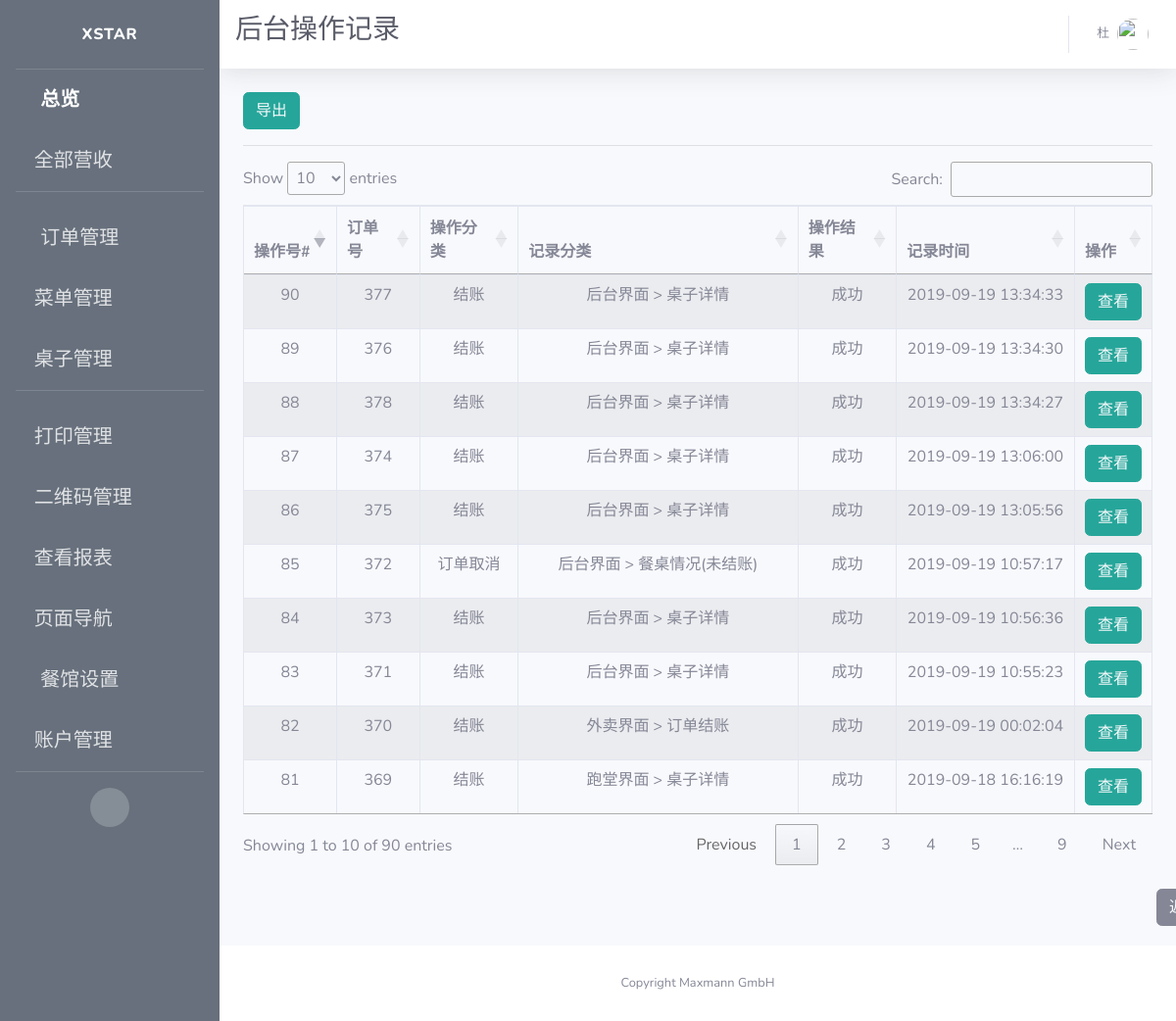
Before: /view/logs (signed in) with the older database file.
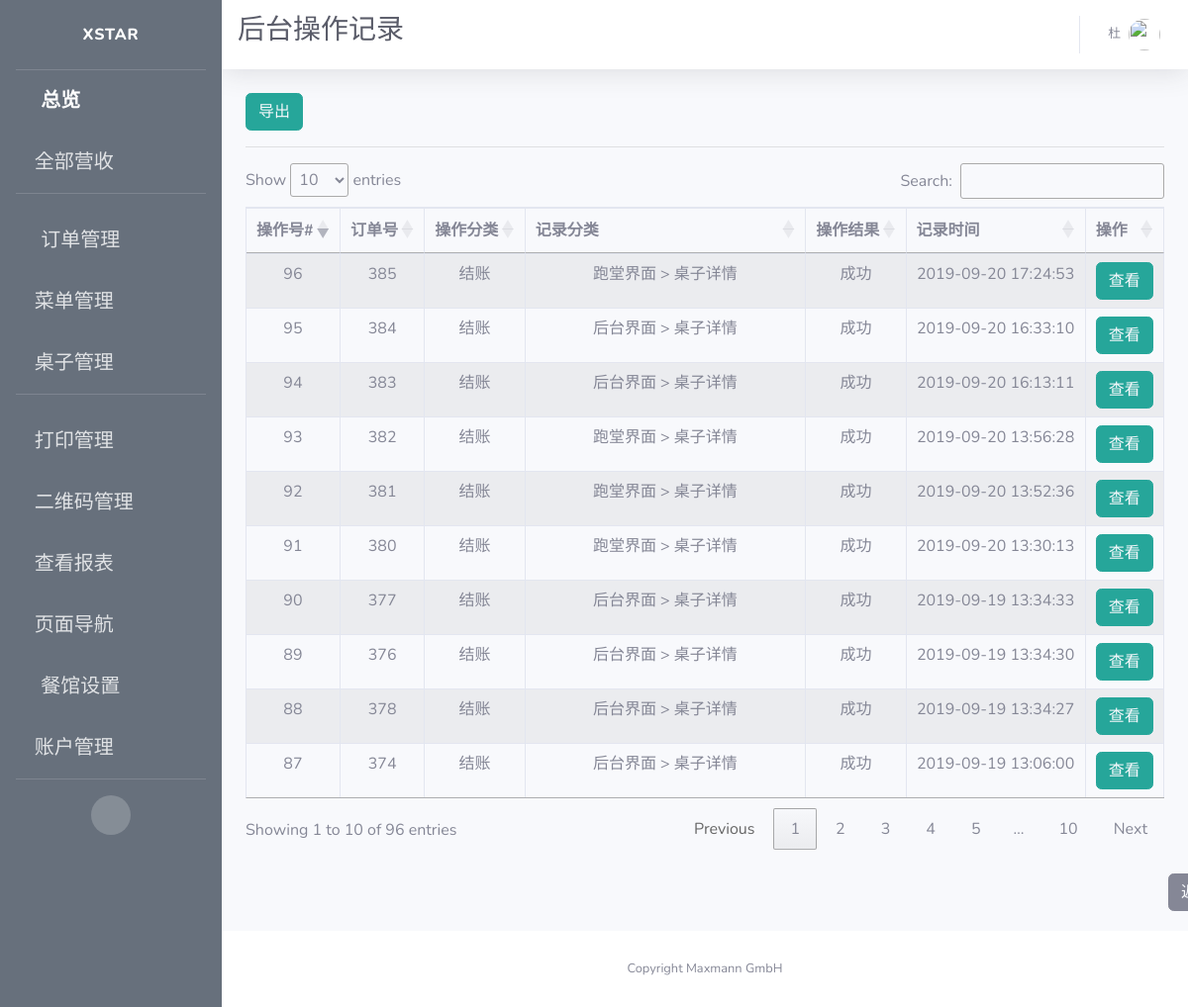
After: the same page with the newer database file.
### app/models.py (models this page shows)
class Log(db.Model):
    id = db.Column(db.Integer, primary_key=True, unique=True, index=True)
    order_id = db.Column(db.Integer)
    operation = db.Column(db.String(100))
    page = db.Column(db.String(100))
    desc = db.Column(db.String(2000))
    status = db.Column(db.String(500))
    time = db.Column(db.String(500))

### app/routes.py (the view)
@app.route('/view/logs')
@login_required
def view_logs():
    logs = Log.query.all()
    context = dict(referrer=request.headers.get('Referer'),
                   title=u"后台操作记录",
                   company_name=company_info.get('company_name'),
                   logs=logs)
    return render_template('view_logs.html', **context)

### app/models.py (called while the page is built)
@login.user_loader
def load_user(id):
    return User.query.get(int(id))

### app/templates/view_logs.html (shortened to what this page needs)
{% extends 'base.html' %}
{% block css %}
<link rel="stylesheet" type="text/css" href="https://cdn.datatables.net/1.10.19/css/jquery.dataTables.css">
<link rel="stylesheet" type="text/css" href="https://cdnjs.cloudflare.com/ajax/libs/twitter-bootstrap/4.1.3/css/bootstrap.css">
<link rel="stylesheet" type="text/css" href="https://cdn.datatables.net/1.10.19/css/dataTables.bootstrap4.min.css">
{% endblock %}
{% block title %}
<h1 class="h3 mb-2 text-gray-800">{{title}}</h1>
<br>
{% endblock %}
{% block content %}
<button type="button" class="btn btn-info" style="border-color:#26a69a; background-color:#26a69a;">
  <a style="color: rgb(247, 249, 252)" href={{ url_for('export_log') }} >
     导出
  </a>
</button>
<hr>
<div class="row">
  <div class="col-sm-12">
    <table id="example" class="table table-striped table-bordered">
      <thead>
        <tr>
          <th>操作号#</th>
          <th>订单号</th>
          <th>操作分类</th>
          <th>记录分类</th>
          <th>操作结果</th>
          <th>记录时间</th>
          <th>操作</th>
        </tr>
      </thead>
      <tbody>
        {% for log in logs %}
        <tr>
            <td>{{ log.id }}</td>
            <td>{{log.order_id}}</td>
            <td>{{log.operation}}</td>
            <td>{{log.page}}</td>
            <td>{{log.status}}</td>
            <td>{{log.time.split(".")[0]}}</td>
            <td style="text-align:center">
              <span>
                <button type="button" class="btn btn-info" style="border-color:#26a69a; background-color:#26a69a;">
                  <a style="color: rgb(247, 249, 252)" href={{ url_for('view_log', log_id=log.id) }}>
                    查看
                  </a>
                </button>
              </span>
            </td>
        </tr>
        {% endfor %}
      </tbody>
    </table>
    </div>
</div>
<br>
<button type="button" class="btn btn-secondary" id="back">
  <a style="color: rgb(247, 249, 252)" href={{ referrer }}>
    返回
</button>
{% endblock %}

Changed rows visible on the page:
no longer on this page (row unchanged): Log: id "81", order_id "369", operation "结账", page "跑堂界面 > 桌子详情", status "成功", time "2019-09-18 16:16:19"
no longer on this page (row unchanged): Log: id "82", order_id "370", operation "结账", page "外卖界面 > 订单结账", status "成功", time "2019-09-19 00:02:04"
no longer on this page (row unchanged): Log: id "83", order_id "371", operation "结账", page "后台界面 > 桌子详情", status "成功", time "2019-09-19 10:55:23"
no longer on this page (row unchanged): Log: id "84", order_id "373", operation "结账", page "后台界面 > 桌子详情", status "成功", time "2019-09-19 10:56:36"
no longer on this page (row unchanged): Log: id "85", order_id "372", operation "订单取消", page "后台界面 > 餐桌情况(未结账)", status "成功", time "2019-09-19 10:57:17"
no longer on this page (row unchanged): Log: id "86", order_id "375", operation "结账", page "后台界面 > 桌子详情", status "成功", time "2019-09-19 13:05:56"
added Log: id "91", order_id "380", operation "结账", page "跑堂界面 > 桌子详情", status "成功", time "2019-09-20 13:30:13"
added Log: id "92", order_id "381", operation "结账", page "跑堂界面 > 桌子详情", status "成功", time "2019-09-20 13:52:36"
added Log: id "93", order_id "382", operation "结账", page "跑堂界面 > 桌子详情", status "成功", time "2019-09-20 13:56:28"
added Log: id "94", order_id "383", operation "结账", page "后台界面 > 桌子详情", status "成功", time "2019-09-20 16:13:11"
added Log: id "95", order_id "384", operation "结账", page "后台界面 > 桌子详情", status "成功", time "2019-09-20 16:33:10"
added Log: id "96", order_id "385", operation "结账", page "跑堂界面 > 桌子详情", status "成功", time "2019-09-20 17:24:53"
Other visible differences:
text written by a page script: "Show entries Search: Showing 1 to 10 of 90 entries Previous 1 2 3 4 5 … 9 Next" → "Show entries Search: Showing 1 to 10 of 96 entries Previous 1 2 3 4 5 … 10 Next"
